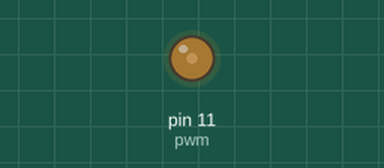
Recording of a sketch running on a simulated Arduino Uno, built with avr-gcc and run on an emulated ATmega328P. Parts: output pins drawn as LEDs (lit = HIGH).

Above: at 0.05 s.
At 0.65 s:
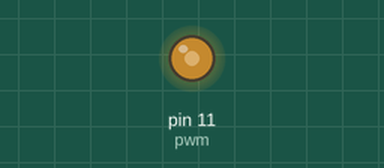
At 1.25 s:
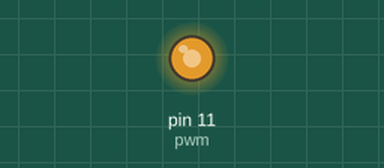
At 2.5 s:
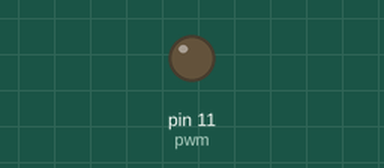
Timing chart, 0 to 5.8 s (numbered marks = the images above):
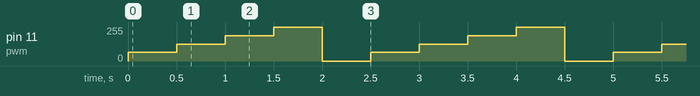

Measured:
- by itself, pin 11 (pwm): repeats every 2.5 s: 127/255 0.50 s, 191/255 0.50 s, 255/255 0.50 s, 0/255 0.50 s, 64/255 0.50 s

The sketch:

pwm.ino
```cpp
int pwm=11;

void setup() {
pinMode(pwm,OUTPUT);
  // put your setup code here, to run once:

}

void loop() {
  // put your main code here, to run repeatedly:
analogWrite(pwm,64);
delay(500);
analogWrite(pwm,127);
delay(500);
analogWrite(pwm,191);
delay(500);
analogWrite(pwm,255);
delay(500);
analogWrite(pwm,0);
delay(500);
}
```
